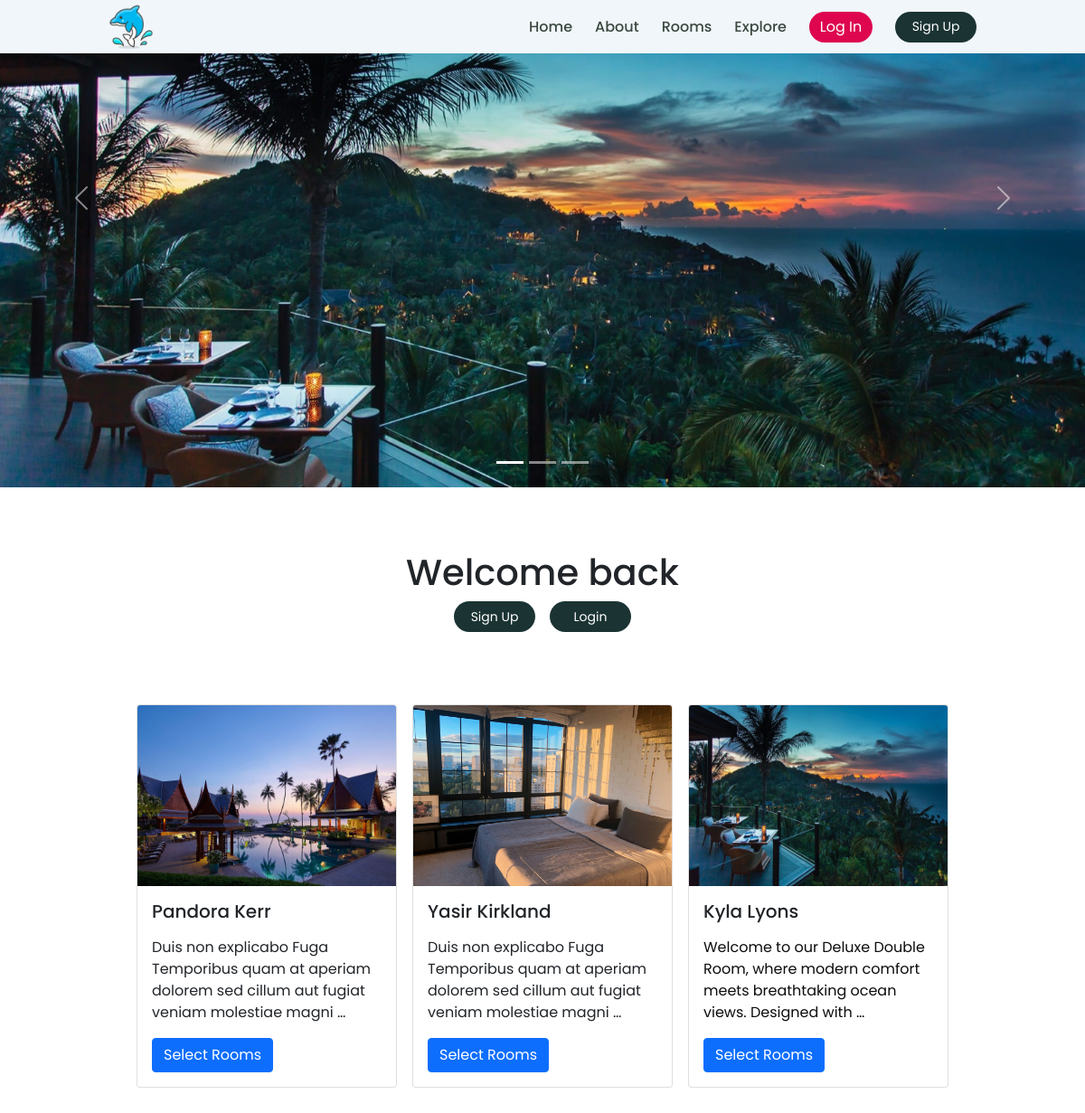
The page / on the database its author committed.
### hotel/models.py (models this page shows, shortened)
class Hotel(models.Model):
    user = models.ForeignKey(User, on_delete=models.SET_NULL, null=True)
    name = models.CharField(max_length=100)
    description = CKEditor5Field(null=True, blank=True, config_name='extends')
    address = models.CharField(max_length=256)
    image = models.FileField(upload_to = "hotel_gallery")
    mobile = models.CharField(max_length=200)
    email = models.CharField(max_length=100)
    status = models.CharField(max_length=20, choices=HOTEL_STATUS, default = "Live")
    tags = TaggableManager( blank=True)
    views = models.IntegerField(default=0)
    featured = models.BooleanField(default=False)
    hid = ShortUUIDField(unique=True, length=10, max_length=20, alphabet="abcdefghijklmnopqrstuvwxyz" )
    slug = models.SlugField(unique=True)
    date = models.DateField(auto_now_add=True)
    rating = models.IntegerField(default=0, blank=True, null=True)
    def hotel_gallery(self):
        return HotelGallery.objects.filter(hotel=self)

### hotel/views.py (the view)
# urls.py: path("", views.index, name="index"),
def index(request):
    hotels = Hotel.objects.filter(status="Live")
    context={'hotels': hotels}
    return render(request, "hotel/hotel.html", context)

### templates/hotel/hotel.html (shortened to what this page needs)
{% load static %}
<!DOCTYPE html>
<html lang="en">
<head>
  <link rel="stylesheet" href="{% static '/css/hotel.css' %}">
  <link href="https://cdn.jsdelivr.net/npm/bootstrap@5.0.2/dist/css/bootstrap.min.css" rel="stylesheet">
</head>
<body>
  <div class="nav-container">
    <div class="items"><a href=""><img src="{% static '/images/free-dolphin-42-450306.png' %}" alt="..logo"
          id="logo"></a></div>
    <div class="items"><a href="#">Home</a></div>
    <div class="items"><a href="{%  url 'hotel:about' %}">About</a></div>
    <div class="items"><a href="{%  url 'hotel:rooms' %}">Rooms</a></div>
    <div class="items"><a href="#">Explore</a></div>
    <div class="items">
      {% if request.user.is_authenticated %}
      <a href="#"><button class="btn btn-outline-warning" id="dash">User DashBoard</button></a>
      {% else %}
      <a href="{% url 'userauths:sign-in'%}"><button id="login">Log In</button></a>
      {% endif %}
    </div>
    <div class="items">
      {% if request.user.is_authenticated %}
      <a href="#"><img src="{% static '/images/cat.png' %}" alt="logoavatar" id="logoavatar"></a>
      {% else %}
      <a href="{% url 'userauths:sign-up'%}"><button id="btns">Sign Up</button></a>
      {% endif %}
    </div>
  </div>
  <div id="carouselExampleIndicators" class="carousel slide" data-bs-ride="carousel">
    <div class="carousel-indicators">
      <button type="button" data-bs-target="#carouselExampleIndicators" data-bs-slide-to="0" class="active"
        aria-current="true" aria-label="Slide 1"></button>
      <button type="button" data-bs-target="#carouselExampleIndicators" data-bs-slide-to="1"
        aria-label="Slide 2"></button>
      <button type="button" data-bs-target="#carouselExampleIndicators" data-bs-slide-to="2"
        aria-label="Slide 3"></button>
    </div>
    <div class="carousel-inner">
      <div class="carousel-item active">
        <img src="{% static '/images/Hotel-WordPress-Theme-Slider-5.jpg' %}" class="d-block " alt="...">
      </div>
    </div>
    <button class="carousel-control-prev" type="button" data-bs-target="#carouselExampleIndicators"
      data-bs-slide="prev">
      <span class="carousel-control-prev-icon" aria-hidden="true"></span>
    </button>
    <button class="carousel-control-next" type="button" data-bs-target="#carouselExampleIndicators"
      data-bs-slide="next">
      <span class="carousel-control-next-icon" aria-hidden="true"></span>
    </button>
  </div>
  <div class="main-container">
    {% if request.user.is_authenticated %}
    <h1>Welcome back {{ request.user.username}}</h1>
    <a href="{% url 'userauths:sign-out'%}"><button id="btns">Logout</button></a>
    {% else %}
    <h1>Welcome back</h1>
    <div class="main-btn">
      <a href="{% url 'userauths:sign-up'%}"><button id="btns">Sign Up</button></a>
      <a href="{% url 'userauths:sign-in'%}"><button id="btns">Login</button></a>
    </div>
    {% endif %}
  </div>
  <div class="hotel-container">
    {% for hotel in hotels %}
    <div class="card" style="width: 18rem;">
      <img src="{{hotel.image.url}}" class="card-img-top" alt="..." id="hotel-pic">
      <div class="card-body">
        <h5 class="card-title">{{hotel.name}}</h5>
        <p class="card-text">{{ hotel.description|truncatewords:16|safe}}</p>
        <a href="#" class="btn btn-primary">Select Rooms</a>
      </div>
    </div>
    {% endfor %}
  </div>
</body>
</html>

### static/css/hotel.css (style rules this page uses)
* { margin: 0; padding: 0; box-sizing: border-box; font-family: 'Poppins', sans-serif; }
.nav-container { display: flex; height: 59px; align-items: center; background-color: #F1F6FA; gap: 25px; padding: 0 120px; }
.items:nth-of-type(1) { flex-grow: 1; }
#logo { width: 50px; }
.nav-container .items a { color: #3A483F; font-weight: 500; text-decoration: none; }
#carouselExampleIndicators { height: 60vh; width: 100%; overflow: hidden; }
.carousel-inner { height: 100%; }
.carousel-item { height: 100%; }
.carousel-item img { object-fit: cover; width: 100%; height: 100%; }
.carousel-control-prev, .carousel-control-next { height: 40vh; }
.carousel-control-prev-icon, .carousel-control-next-icon { width: 3rem; height: 3rem; }
.main-container { width: 50vw; height: 30vh; margin: auto; display: flex; flex-direction: column; align-items: center; padding: 70px 0; }
#btns { width: 90px; height: 34px; border-radius: 25px; border: none; background-color: #1B3333; cursor: pointer; transition: 500ms; padding: 4px 8px; font-size: 14px; color:#fff; }
.main-btn { display: flex; gap: 16px; }
.hotel-container { display: flex; justify-content: center; align-items: center; gap: 17px; margin-bottom: 100px; }
#hotel-pic { width: 286px; height: 200px; }
#login { width: 70px; height: 34px; background-color: #DE064F; border: none; border-radius: 25px; color: #fff; cursor: pointer; transition: 300ms; }

### rows shown on the page
Hotel: image (picture), name "Pandora Kerr", description "Duis non explicabo Fuga Temporibus quam at aperiam dolorem sed cillum aut fugiat veniam molestiae magni …"
Hotel: image (picture), name "Yasir Kirkland", description "Duis non explicabo Fuga Temporibus quam at aperiam dolorem sed cillum aut fugiat veniam molestiae magni …"
Hotel: image (picture), name "Kyla Lyons", description "Welcome to our Deluxe Double Room, where modern comfort meets breathtaking ocean views. Designed with …"
